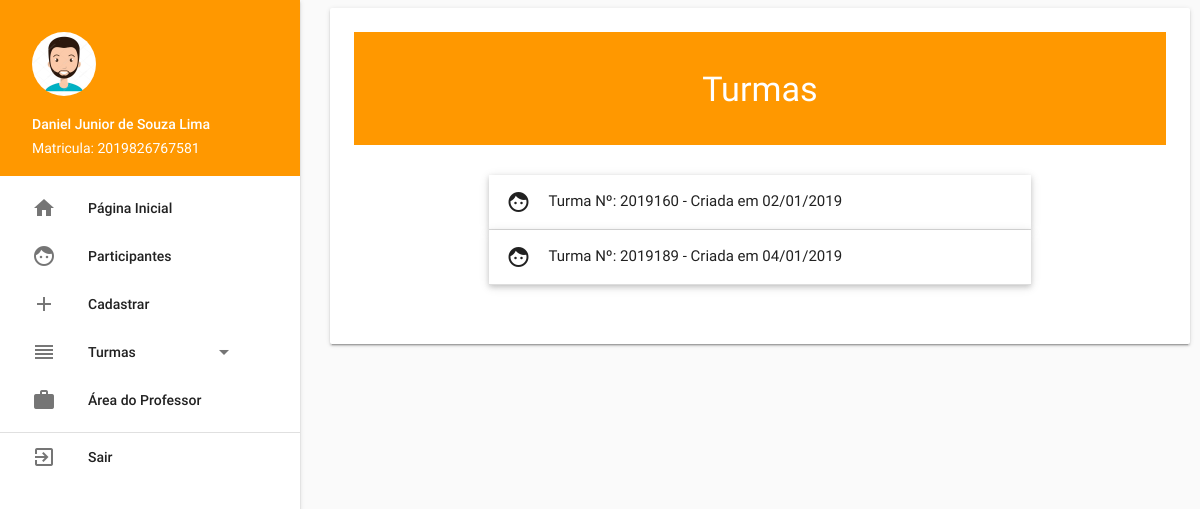
Screenshot of /adm/turmas (signed in) with the database file from the repository.
### tables this page shows
CREATE TABLE `turmas` (
  `id` int(11) NOT NULL,
  `inicio` date DEFAULT NULL,
  `final` date DEFAULT NULL,
  `criacao` date DEFAULT NULL,
  `turma` varchar(25) DEFAULT NULL,
  `curso` varchar(25) DEFAULT NULL,
  `turno` varchar(15) DEFAULT NULL,
  `horario` varchar(20) DEFAULT NULL
);

### App/Controller/admController.php (called while the page is built, shortened)
<?php
class admController extends controller
{
    public function turmas()
    {
        $dados = array();
        $adm = new adm();
        if (!empty($_SESSION['acesso']) && $_SESSION['acesso'] == 'adm') {
            $dados['turmas'] = $adm->turmas();
        } else {
            $dados['turmas'];
        }
        $this->template('adm', 'turmas', $dados);
    }
}

### Core/core.php (called while the page is built, shortened)
<?php
    class Core{
        public function run(){
            $url = explode('index.php', $_SERVER['PHP_SELF']);
            $url = end($url);
            $params = array();
            if(!empty($url))
            {
                $url = explode('/', $url);
                array_shift($url);
                array_shift($url);
                if (isset($url[0]))
                {
                    $currentAction = $url[0];
                } else {
                    $currentAction = 'index';
                }
            } else {
                $currentAction = 'index';
                $currentController = 'homeController';
                $params = array();
            }
            $c = new $currentController();
            call_user_func_array(array($c, $currentAction), $params);
        }
    }

### index.php (called while the page is built, shortened)
<?php
    require_once('Core/core.php');
$core = new Core();
$core->run();

### App/Model/model.php (called while the page is built, shortened)
<?php
class model
{
    public function __construct()
    {
        try {
            $this->pdo = new PDO('mysql:host=localhost;port=3306;dbname=inclusaodigital', 'root', '');
        } catch (PDOException $e) {
            echo 'Falhou a conexão com banco de dados (Error: ' . $e->getMessage() . ')';
        }
    }
}

### App/Model/adm.php (called while the page is built, shortened)
<?php
class adm extends model
{
    public function turmas()
    {
        $sql = "SELECT * FROM turmas";
        $sql = $this->pdo->query($sql);
        if ($sql->rowCount() > 0) {
            return $sql->fetchAll();
        } else {
            return "Deu Ruim";
        }
    }
}

### App/View/adm/turmas.php (the view, shortened to what this page needs)
<?php
function dateHora($data)
{
    return  date("d/m/Y", strtotime($data));
}
?>
<div class="orange">
    <br>
    <h4 class="center-align color-white"><span class="text-white">Turmas</span></h4>
    <br>
</div>
<br>
<div class="container">
    <div class="row">
        <div>
            <ul class="collapsible popout" data-collapsible="accordion">
                <?php
                        foreach($turmas as $turma){
                            echo '<li>';
                                echo '<div class="collapsible-header"><i class="material-icons">face</i>Turma Nº: '.$turma['turma'].' - Criada em '.dateHora($turma['criacao']).'</div>';
                            echo '</li>';
                        }
                ?>
            </ul>
        </div>
    </div>
</div>

### src/css/style.css (style rules this page uses)
body, main, footer { padding-left: 330px; padding-right: 10px; }
.color-white { color: white; }

### rows the page displays
turmas: turma "2019160", criacao "02/01/2019"
turmas: turma "2019189", criacao "04/01/2019"

### other values shown
$_SESSION['nome_completo'] "Daniel Junior de Souza Lima"
$_SESSION['matricula'] "2019826767581"
